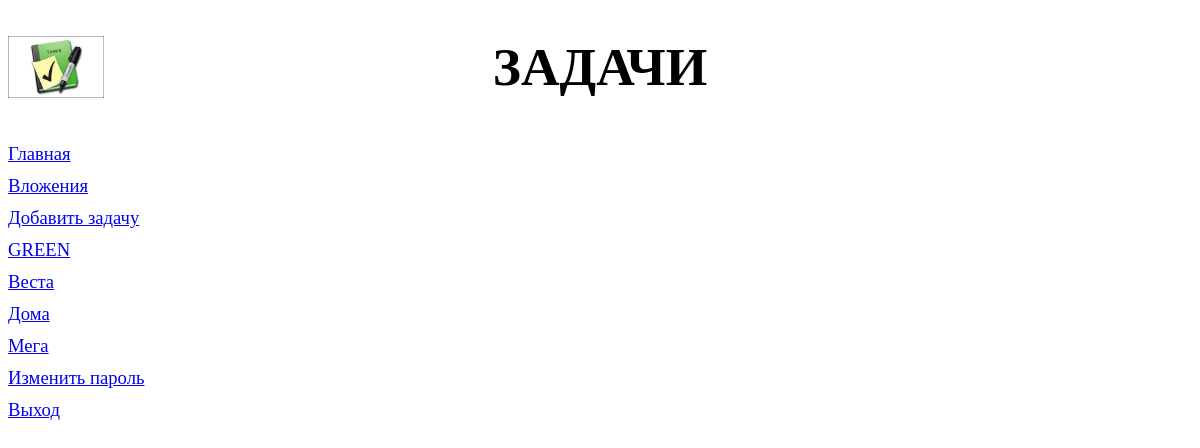
Page / (signed in) on the earlier database version.
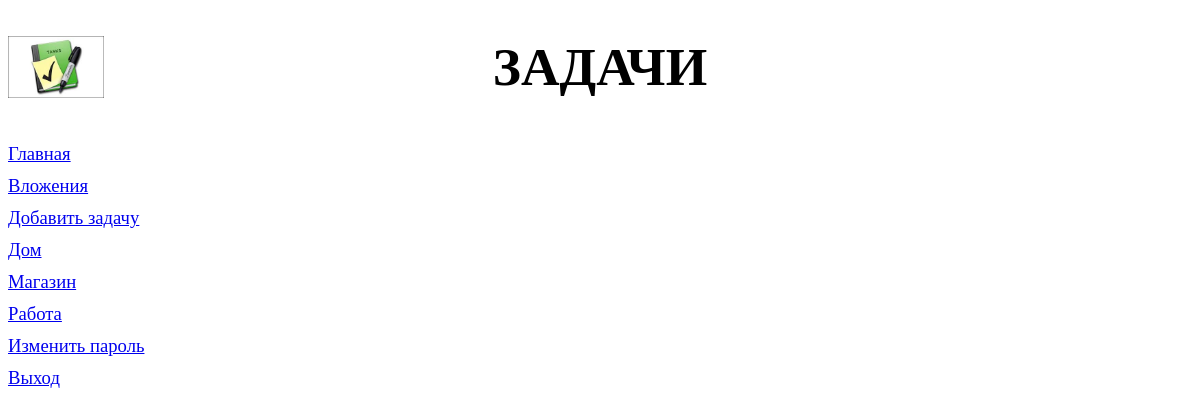
Same page on the later database version.
### tasks/models.py (models this page shows)
class Label(models.Model):
    label = models.CharField(max_length=30, verbose_name='Метка')
    class Meta:
        verbose_name_plural = 'Метки'
        verbose_name = 'Метка'
        ordering = ['label']
    def __str__(self):
        return self.label

### tasks/views.py (the view)
# urls.py: path('', index, name='index'),
@login_required
def index(request):
        print(request.user)
        tasks_list = Task.objects.filter(user=request.user)
        lbls = Label.objects.all()
        context = {
            'tasks_list': tasks_list,
            'lbls': lbls
        }
        return render(request, 'tasks/index.html', context)

### tasks/templates/tasks/index.html (shortened to what this page needs)
{% extends "layout/basic.html" %}

### tasks/templates/layout/basic.html (shortened to what this page needs)
{% load static %}
<!DOCTYPE html>
<html lang="en">
<head>
    <link rel="stylesheet" type="text/css" href="{% static 'tasks/style.css' %}">
</head>
<body>
    <header>
      <h1>Задачи</h1>
    </header>
    <nav>
      <a href="{% url 'index' %}">Главная</a>
      <a href="{% url 'attachment' %}">Вложения</a>
      <a href="{% url 'add' %}">Добавить задачу</a>
      {% for label in lbls %}
      <a href="{% url 'by_label' label.pk %}">{{ label }}</a>
      {% endfor %}
        <a href="{% url 'password_change' %}">Изменить пароль</a>
        <a href="{% url 'logout' %}">Выход</a>
    </nav>
</body>
</html>

Differences in the rows shown:
removed Label: label "GREEN"
removed Label: label "Веста"
removed Label: label "Дома"
removed Label: label "Мега"
added Label: label "Дом"
added Label: label "Магазин"
added Label: label "Работа"
